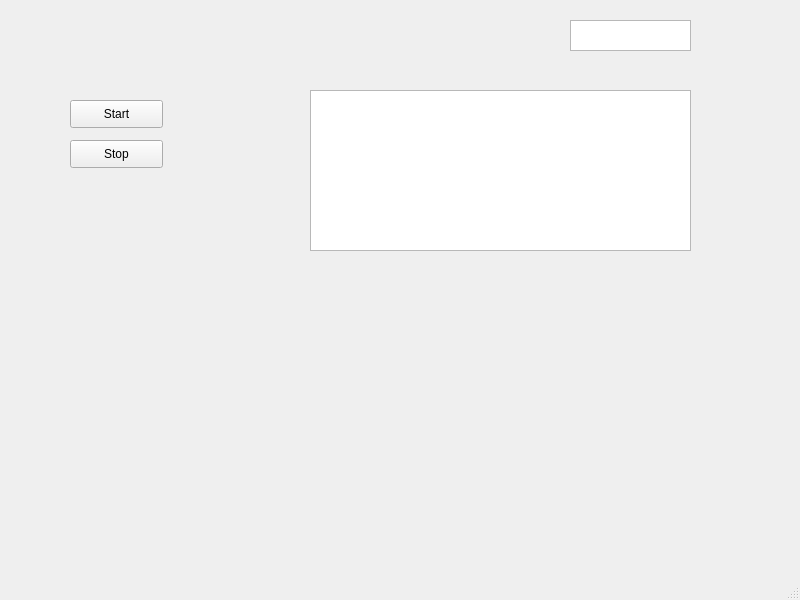
<?xml version="1.0" encoding="UTF-8"?>
<ui version="4.0">
 <class>MainWindow</class>
 <widget class="QMainWindow" name="MainWindow">
  <property name="geometry">
   <rect>
    <x>0</x>
    <y>0</y>
    <width>800</width>
    <height>600</height>
   </rect>
  </property>
  <property name="windowTitle">
   <string>MainWindow</string>
  </property>
  <widget class="QWidget" name="centralwidget">
   <widget class="QPushButton" name="pushButton">
    <property name="geometry">
     <rect>
      <x>70</x>
      <y>100</y>
      <width>93</width>
      <height>28</height>
     </rect>
    </property>
    <property name="text">
     <string>Start</string>
    </property>
   </widget>
   <widget class="QPushButton" name="pushButton_2">
    <property name="geometry">
     <rect>
      <x>70</x>
      <y>140</y>
      <width>93</width>
      <height>28</height>
     </rect>
    </property>
    <property name="text">
     <string>Stop</string>
    </property>
   </widget>
   <widget class="QTextEdit" name="textEdit">
    <property name="geometry">
     <rect>
      <x>310</x>
      <y>90</y>
      <width>381</width>
      <height>161</height>
     </rect>
    </property>
   </widget>
   <widget class="QListView" name="listView">
    <property name="geometry">
     <rect>
      <x>570</x>
      <y>20</y>
      <width>121</width>
      <height>31</height>
     </rect>
    </property>
   </widget>
  </widget>
  <widget class="QMenuBar" name="menubar">
   <property name="geometry">
    <rect>
     <x>0</x>
     <y>0</y>
     <width>800</width>
     <height>26</height>
    </rect>
   </property>
  </widget>
  <widget class="QStatusBar" name="statusbar"/>
 </widget>
 <resources/>
 <connections/>
</ui>
